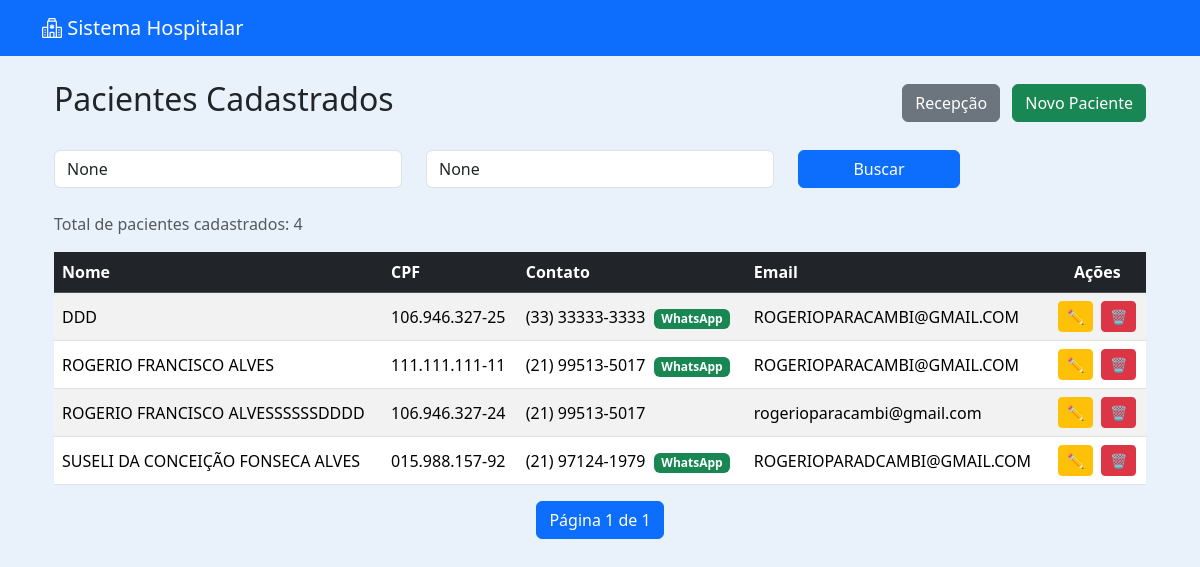
The app's page /pacientes/ (signed in), older data.
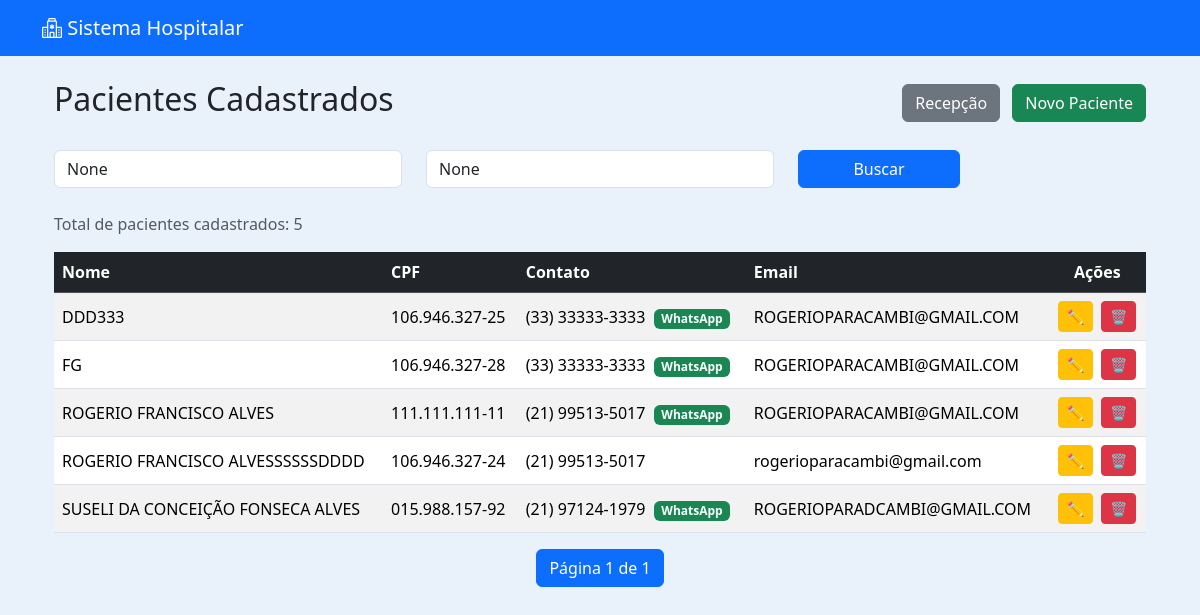
The same page, newer data.
### pacientes/models.py (models this page shows, shortened)
class Paciente(models.Model):
    nome = models.CharField(max_length=100)
    nome_social = models.CharField(max_length=100, blank=True, null=True)
    nome_mae = models.CharField(max_length=100)
    nome_pai = models.CharField(max_length=100, blank=True, null=True)
    cpf = models.CharField(
        max_length=14,
        unique=True,
        validators=[
            RegexValidator(
                r'^\d{3}\.\d{3}\.\d{3}-\d{2}$',
                'CPF inválido! Use XXX.XXX.XXX-XX'
            )
        ]
    )
    data_nascimento = models.DateField()
    SEXO_BIOLOGICO_CHOICES = [
        ('M', 'Masculino'),
        ('F', 'Feminino'),
        ('I', 'Intersexo'),
    ]
    sexo_biologico = models.CharField(max_length=1, choices=SEXO_BIOLOGICO_CHOICES)
    identidade_genero = models.CharField(max_length=50)
    orientacao_sexual = models.CharField(max_length=50)
    NACIONALIDADE_CHOICES = [
        ('BRASILEIRA', 'Brasileira'),
        ('ARGENTINA', 'Argentina'),
        ('BOLIVIANA', 'Boliviana'),
        ('CHILENA', 'Chilena'),
        ('COLOMBIANA', 'Colombiana'),
        ('PARAGUAIA', 'Paraguaia'),
        ('PERUANA', 'Peruana'),
        ('URUGUAIA', 'Uruguaia'),
        ('VENEZUELANA', 'Venezuelana'),
        ('OUTRA', 'Outra'),
    ]
    nacionalidade = models.CharField(
        max_length=20,
        choices=NACIONALIDADE_CHOICES,
        default='BRASILEIRA'
    )
    naturalidade = models.CharField(max_length=100)
    RACA_COR_CHOICES = [
        ('BRANCA', 'Branca'),
        ('PRETA', 'Preta'),
        ('PARDA', 'Parda'),
        ('AMARELA', 'Amarela'),
        ('INDIGENA', 'Indígena'),
    ]
    raca_cor = models.CharField(max_length=10, choices=RACA_COR_CHOICES)
    ESTADO_CIVIL_CHOICES = [
        ('SOLTEIRO', 'Solteiro(a)'),
        ('CASADO', 'Casado(a)'),
        ('DIVORCIADO', 'Divorciado(a)'),
        ('VIUVO', 'Viúvo(a)'),
        ('UNIAO_ESTAVEL', 'União Estável'),
    ]
    estado_civil = models.CharField(max_length=20, choices=ESTADO_CIVIL_CHOICES)
    ESCOLARIDADE_CHOICES = [
        ('SEM_INSTRUCAO', 'Sem instrução'),
        ('FUNDAMENTAL_INCOMPLETO', 'Fundamental incompleto'),
        ('FUNDAMENTAL_COMPLETO', 'Fundamental completo'),
        ('MEDIO_INCOMPLETO', 'Médio incompleto'),
        ('MEDIO_COMPLETO', 'Médio completo'),
        ('SUPERIOR_INCOMPLETO', 'Superior incompleto'),
        ('SUPERIOR_COMPLETO', 'Superior completo'),
        ('POS_GRADUACAO', 'Pós-graduação'),
        ('MESTRADO', 'Mestrado'),
        ('DOUTORADO', 'Doutorado'),
    ]
    escolaridade = models.CharField(max_length=30, choices=ESCOLARIDADE_CHOICES)
    profissao = models.CharField(max_length=50)
    rg = models.CharField(max_length=20)
    orgao_emissor = models.CharField(max_length=10)
    UF_CHOICES = [
        ('AC','AC'), ('AL','AL'), ('AP','AP'), ('AM','AM'),
        ('BA','BA'), ('CE','CE'), ('DF','DF'), ('ES','ES'),
        ('GO','GO'), ('MA','MA'), ('MT','MT'), ('MS','MS'),
        ('MG','MG'), ('PA','PA'), ('PB','PB'), ('PR','PR'),
        ('PE','PE'), ('PI','PI'), ('RJ','RJ'), ('RN','RN'),
        ('RS','RS'), ('RO','RO'), ('RR','RR'), ('SC','SC'),
        ('SP','SP'), ('SE','SE'), ('TO','TO'),
    ]
    uf_rg = models.CharField(max_length=2, choices=UF_CHOICES)
    cep = models.CharField(
        max_length=9,
        validators=[
            RegexValidator(
                r'^\d{5}-\d{3}$',
                'CEP inválido! Use XXXXX-XXX'
            )
        ]
    )
    endereco = models.CharField(max_length=100)
    numero = models.CharField(max_length=10)
    complemento = models.CharField(max_length=50, blank=True, null=True)
    bairro = models.CharField(max_length=50)
    municipio = models.CharField(max_length=50)
    uf = models.CharField(max_length=2, choices=UF_CHOICES)
    ZONA_CHOICES = [
        ('URBANA', 'Urbana'),
        ('RURAL', 'Rural'),
    ]
    zona = models.CharField(max_length=6, choices=ZONA_CHOICES)
    telefone_fixo = models.CharField(
        max_length=15,
        blank=True,
        null=True,
        validators=[
            RegexValidator(
                r'^\(\d{2}\)\s\d{4}-\d{4}$',
                'Telefone inválido! Use (XX) XXXX-XXXX'
            )
        ]
    )
    celular = models.CharField(
        max_length=15,
        validators=[
            RegexValidator(
                r'^\(\d{2}\)\s\d{5}-\d{4}$',
                'Celular inválido! Use (XX) XXXXX-XXXX'
            )
        ]
    )
    whatsapp = models.BooleanField(default=False)
    email = models.EmailField(blank=True, null=True)
    cartao_sus = models.CharField(max_length=18, blank=True, null=True)
    criado_por = models.ForeignKey(
        User,
        on_delete=models.SET_NULL,
        null=True,
        blank=True,
        related_name='pacientes_criados'
    )
    data_criacao = models.DateTimeField(default=timezone.now, editable=False)
    data_atualizacao = models.DateTimeField(auto_now=True)

### pacientes/views.py (the view)
# urls.py: path('', views.paciente_list, name='paciente_list'),
@login_required
@user_passes_test(apenas_recepcao)
def paciente_list(request):
    pacientes = Paciente.objects.all().order_by('nome')
    nome = request.GET.get('nome')
    cpf = request.GET.get('cpf')
    if nome:
        pacientes = pacientes.filter(nome__icontains=nome)
    if cpf:
        pacientes = pacientes.filter(cpf__icontains=cpf)
    paginator = Paginator(pacientes, 5)  # 5 por página
    page_number = request.GET.get('page')
    page_obj = paginator.get_page(page_number)
    context = {
        'page_obj': page_obj,
        'nome': nome,
        'cpf': cpf,
    }
    return render(request, 'pacientes/paciente_list.html', context)

### pacientes/views.py (called while the page is built)
def apenas_recepcao(user):
    return user.is_authenticated and user.perfil == 'recepcao'

### pacientes/templates/pacientes/paciente_list.html (shortened to what this page needs)
{% extends 'usuarios/base.html' %}
{% load static %}
{% block content %}
<div class="container mt-4">
    <div class="d-flex justify-content-between align-items-center mb-4">
        <h2>Pacientes Cadastrados</h2>
        <div>
            <a href="{% url 'recepcao_dashboard' %}" class="btn btn-secondary me-2">
                Recepção
            </a>
            <a href="{% url 'paciente_create' %}" class="btn btn-success">
                Novo Paciente
            </a>
        </div>
    </div>
    <form method="get" class="row mb-4">
        <div class="col-md-4">
            <input type="text" name="nome"
                   value="{{ nome }}"
                   class="form-control"
                   placeholder="Buscar por Nome">
        </div>
        <div class="col-md-4">
            <input type="text" name="cpf"
                   value="{{ cpf }}"
                   class="form-control"
                   placeholder="Buscar por CPF">
        </div>
        <div class="col-md-2">
            <button type="submit" class="btn btn-primary w-100">
                Buscar
            </button>
        </div>
    </form>
    <p class="text-muted">
        Total de pacientes cadastrados: {{ page_obj.paginator.count }}
    </p>
    <div class="table-responsive">
        <table class="table table-hover table-striped align-middle">
            <thead class="table-dark">
                <tr>
                    <th>Nome</th>
                    <th>CPF</th>
                    <th>Contato</th>
                    <th>Email</th>
                    <th class="text-center">Ações</th>
                </tr>
            </thead>
            <tbody>
                {% for paciente in page_obj %}
                <tr>
                    <td>{{ paciente.nome }}</td>
                    <td>{{ paciente.cpf }}</td>
                    <td>
                        {{ paciente.celular }}
                        {% if paciente.whatsapp %}
                            <span class="badge bg-success ms-1">WhatsApp</span>
                        {% endif %}
                    </td>
                    <td>{{ paciente.email|default:"-" }}</td>
                    <td class="text-center">
                        <a href="{% url 'paciente_update' paciente.id %}"
                           class="btn btn-sm btn-warning me-1">
                            ✏️
                        </a>
                        <a href="{% url 'paciente_delete' paciente.id %}"
                           class="btn btn-sm btn-danger">
                            🗑️
                        </a>
                    </td>
                </tr>
                {% empty %}
                <tr>
                    <td colspan="5" class="text-center">
                        Nenhum paciente encontrado.
                    </td>
                </tr>
                {% endfor %}
            </tbody>
        </table>
    </div>
    <nav>
        <ul class="pagination justify-content-center">
            <li class="page-item active">
                <span class="page-link">
                    Página {{ page_obj.number }} de {{ page_obj.paginator.num_pages }}
                </span>
            </li>
        </ul>
    </nav>
</div>
{% endblock %}

Row changes from the older to the newer data that the page shows:
changed Paciente: nome "DDD" → "DDD333"
added Paciente: nome "FG", cpf "106.946.327-28", celular "(33) 33333-3333", whatsapp "WhatsApp", email "ROGERIOPARACAMBI@GMAIL.COM"
Text that changed along with them:
{{ page_obj.paginator.count }}: "4" → "5"
